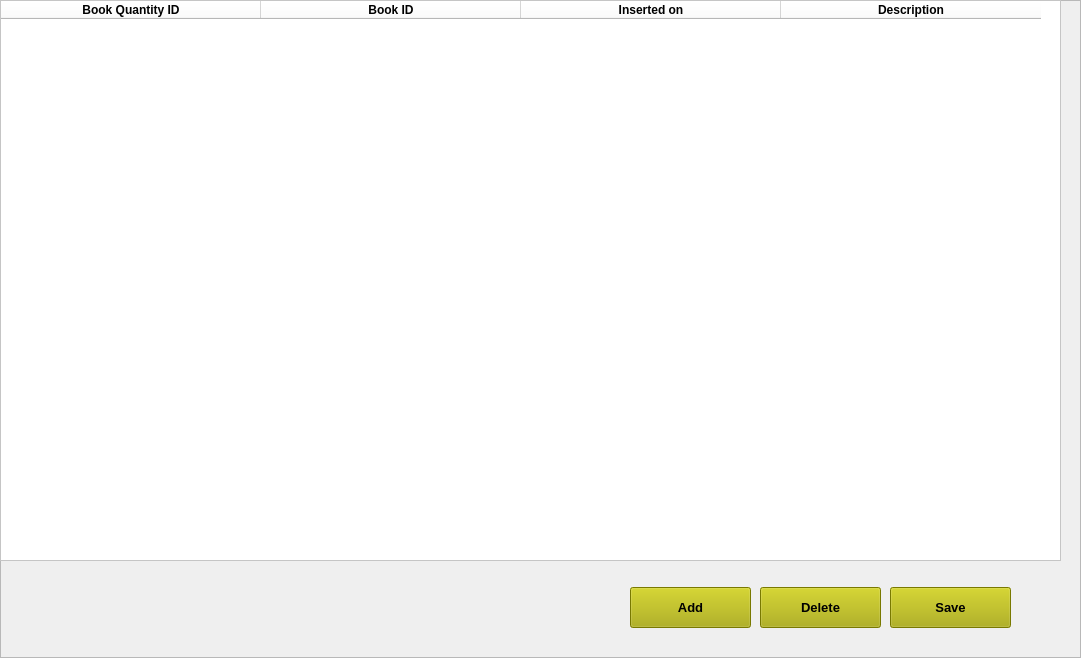
    <widget class="QFrame" name="manage_book_quantity_frame">
     <property name="geometry">
      <rect>
       <x>10</x>
       <y>10</y>
       <width>1081</width>
       <height>658</height>
      </rect>
     </property>
     <property name="frameShape">
      <enum>QFrame::StyledPanel</enum>
     </property>
     <property name="frameShadow">
      <enum>QFrame::Raised</enum>
     </property>
     <widget class="QLabel" name="label_54">
      <property name="geometry">
       <rect>
        <x>10</x>
        <y>10</y>
        <width>251</width>
        <height>27</height>
       </rect>
      </property>
      <property name="styleSheet">
       <string notr="true">background-color:none;</string>
      </property>
      <property name="text">
       <string>&lt;h1&gt;Manage Book Quantity&lt;/h1&gt;</string>
      </property>
     </widget>
     <widget class="QTableWidget" name="manage_book_quantity_table">
      <property name="geometry">
       <rect>
        <x>0</x>
        <y>0</y>
        <width>1061</width>
        <height>561</height>
       </rect>
      </property>
      <property name="autoFillBackground">
       <bool>false</bool>
      </property>
      <property name="styleSheet">
       <string notr="true">background-color:white;</string>
      </property>
      <property name="frameShadow">
       <enum>QFrame::Raised</enum>
      </property>
      <property name="alternatingRowColors">
       <bool>true</bool>
      </property>
      <property name="selectionBehavior">
       <enum>QAbstractItemView::SelectRows</enum>
      </property>
      <attribute name="horizontalHeaderDefaultSectionSize">
       <number>260</number>
      </attribute>
      <column>
       <property name="text">
        <string>Book Quantity ID</string>
       </property>
       <property name="font">
        <font>
         <weight>75</weight>
         <bold>true</bold>
        </font>
       </property>
      </column>
      <column>
       <property name="text">
        <string>Book ID</string>
       </property>
       <property name="font">
        <font>
         <weight>75</weight>
         <bold>true</bold>
        </font>
       </property>
      </column>
      <column>
       <property name="text">
        <string>Inserted on</string>
       </property>
       <property name="font">
        <font>
         <weight>75</weight>
         <bold>true</bold>
        </font>
       </property>
      </column>
      <column>
       <property name="text">
        <string>Description</string>
       </property>
       <property name="font">
        <font>
         <weight>75</weight>
         <bold>true</bold>
        </font>
       </property>
      </column>
     </widget>
     <widget class="QPushButton" name="add_book_quantity_btn">
      <property name="geometry">
       <rect>
        <x>630</x>
        <y>587</y>
        <width>121</width>
        <height>41</height>
       </rect>
      </property>
      <property name="styleSheet">
       <string notr="true">font-weight:900;
font-size:13px;
background-color:rgb(170, 170, 0);
width:100%;
height:40px;</string>
      </property>
      <property name="text">
       <string>Add</string>
      </property>
     </widget>
     <widget class="QPushButton" name="delete_book_quantity_btn">
      <property name="geometry">
       <rect>
        <x>760</x>
        <y>587</y>
        <width>121</width>
        <height>41</height>
       </rect>
      </property>
      <property name="styleSheet">
       <string notr="true">font-weight:900;
font-size:13px;
background-color:rgb(170, 170, 0);
width:100%;
height:40px;</string>
      </property>
      <property name="text">
       <string>Delete</string>
      </property>
     </widget>
     <widget class="QPushButton" name="save_book_quantity_btn_2">
      <property name="geometry">
       <rect>
        <x>890</x>
        <y>587</y>
        <width>121</width>
        <height>41</height>
       </rect>
      </property>
      <property name="styleSheet">
       <string notr="true">font-weight:900;
font-size:13px;
background-color:rgb(170, 170, 0);
width:100%;
height:40px;</string>
      </property>
      <property name="text">
       <string>Save</string>
      </property>
     </widget>
    </widget>
